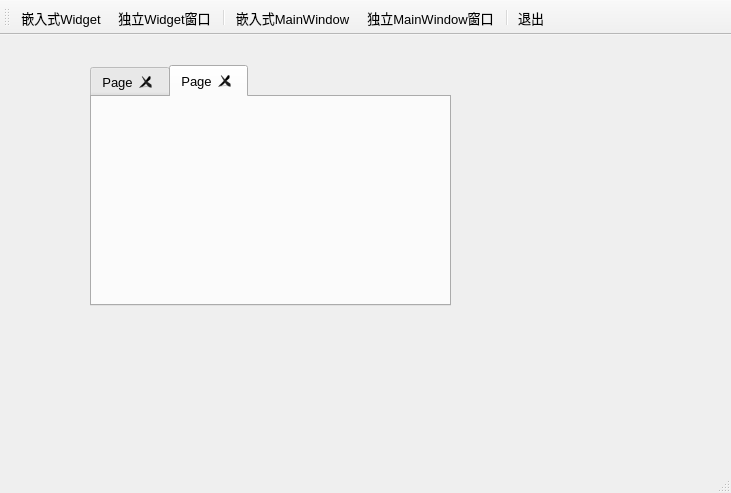
<?xml version="1.0" encoding="UTF-8"?>
<ui version="4.0">
 <class>MainWindow</class>
 <widget class="QMainWindow" name="MainWindow">
  <property name="geometry">
   <rect>
    <x>0</x>
    <y>0</y>
    <width>731</width>
    <height>493</height>
   </rect>
  </property>
  <property name="font">
   <font>
    <pointsize>10</pointsize>
   </font>
  </property>
  <property name="windowTitle">
   <string>多窗口应用程序</string>
  </property>
  <widget class="QWidget" name="centralWidget">
   <widget class="QTabWidget" name="tabWidget">
    <property name="geometry">
     <rect>
      <x>90</x>
      <y>30</y>
      <width>361</width>
      <height>241</height>
     </rect>
    </property>
    <property name="currentIndex">
     <number>1</number>
    </property>
    <property name="tabsClosable">
     <bool>true</bool>
    </property>
    <widget class="QWidget" name="tab">
     <attribute name="title">
      <string>Page</string>
     </attribute>
    </widget>
    <widget class="QWidget" name="tab_2">
     <attribute name="title">
      <string>Page</string>
     </attribute>
    </widget>
   </widget>
  </widget>
  <widget class="QToolBar" name="mainToolBar">
   <property name="autoFillBackground">
    <bool>false</bool>
   </property>
   <property name="toolButtonStyle">
    <enum>Qt::ToolButtonTextUnderIcon</enum>
   </property>
   <attribute name="toolBarArea">
    <enum>TopToolBarArea</enum>
   </attribute>
   <attribute name="toolBarBreak">
    <bool>false</bool>
   </attribute>
   <addaction name="actWidgetInsite"/>
   <addaction name="actWidget"/>
   <addaction name="separator"/>
   <addaction name="actWindowInsite"/>
   <addaction name="actWindow"/>
   <addaction name="separator"/>
   <addaction name="actQuit"/>
  </widget>
  <widget class="QStatusBar" name="statusBar"/>
  <action name="actWindowInsite">
   <property name="icon">
    <iconset resource="res.qrc">
     <normaloff>:/images/images/2.ico</normaloff>:/images/images/2.ico</iconset>
   </property>
   <property name="text">
    <string>嵌入式MainWindow</string>
   </property>
   <property name="toolTip">
    <string>嵌入式MainWindow</string>
   </property>
  </action>
  <action name="actWidgetInsite">
   <property name="icon">
    <iconset resource="res.qrc">
     <normaloff>:/images/images/100.bmp</normaloff>:/images/images/100.bmp</iconset>
   </property>
   <property name="text">
    <string>嵌入式Widget</string>
   </property>
   <property name="toolTip">
    <string>Widget嵌入式窗体</string>
   </property>
  </action>
  <action name="actQuit">
   <property name="icon">
    <iconset resource="res.qrc">
     <normaloff>:/images/images/132.bmp</normaloff>:/images/images/132.bmp</iconset>
   </property>
   <property name="text">
    <string>退出</string>
   </property>
   <property name="toolTip">
    <string>退出本系统</string>
   </property>
  </action>
  <action name="actWindow">
   <property name="icon">
    <iconset resource="res.qrc">
     <normaloff>:/images/images/3.ico</normaloff>:/images/images/3.ico</iconset>
   </property>
   <property name="text">
    <string>独立MainWindow窗口</string>
   </property>
   <property name="toolTip">
    <string>独立MainWindow窗口</string>
   </property>
  </action>
  <action name="actWidget">
   <property name="icon">
    <iconset resource="res.qrc">
     <normaloff>:/images/images/804.bmp</normaloff>:/images/images/804.bmp</iconset>
   </property>
   <property name="text">
    <string>独立Widget窗口</string>
   </property>
   <property name="toolTip">
    <string>新建Widget独立窗口</string>
   </property>
  </action>
 </widget>
 <layoutdefault spacing="6" margin="11"/>
 <resources>
  <include location="res.qrc"/>
 </resources>
 <connections>
  <connection>
   <sender>actQuit</sender>
   <signal>triggered()</signal>
   <receiver>MainWindow</receiver>
   <slot>close()</slot>
   <hints>
    <hint type="sourcelabel">
     <x>-1</x>
     <y>-1</y>
    </hint>
    <hint type="destinationlabel">
     <x>373</x>
     <y>235</y>
    </hint>
   </hints>
  </connection>
 </connections>
</ui>
